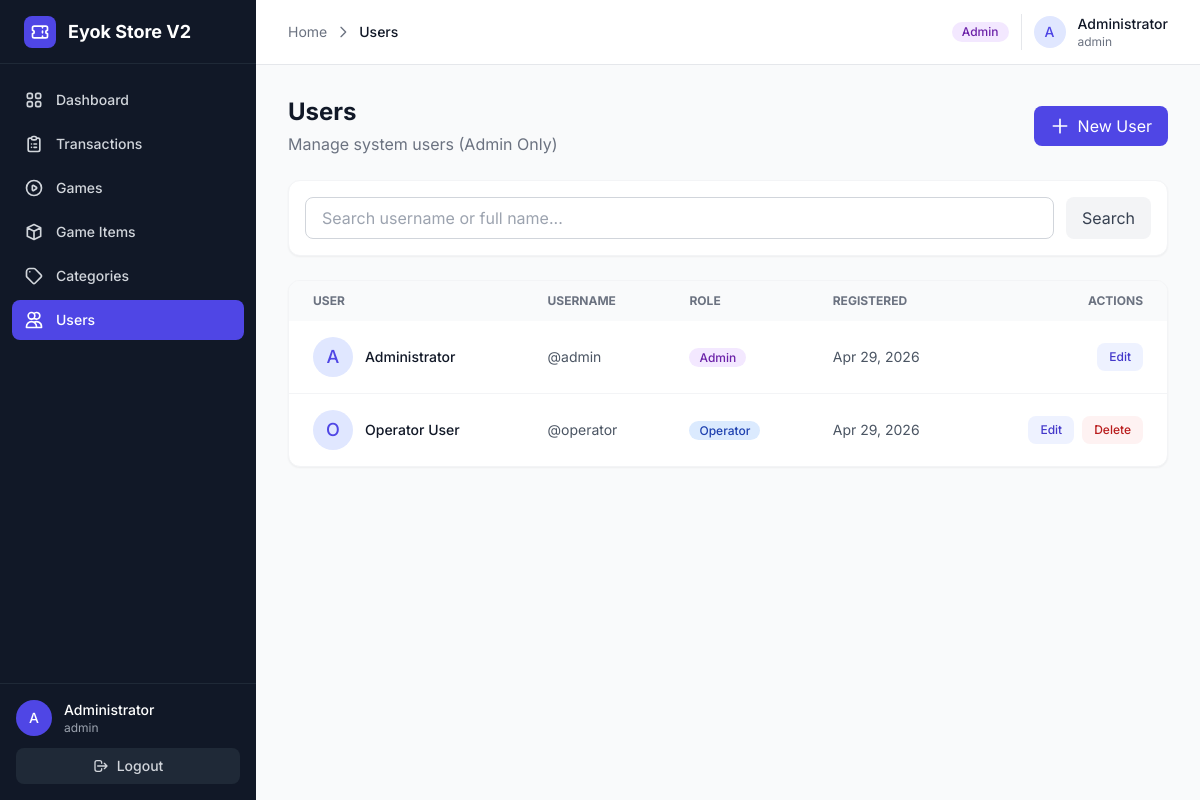
/modules/users/index.php (signed in), run on the app's committed database.
### tables this page shows
CREATE TABLE `users` (
  `id` int(11) NOT NULL,
  `username` varchar(50) NOT NULL,
  `password` varchar(255) NOT NULL,
  `full_name` varchar(100) NOT NULL,
  `avatar` varchar(255) DEFAULT NULL,
  `role` enum('admin','operator') DEFAULT 'operator',
  `created_at` timestamp NOT NULL DEFAULT current_timestamp()
);

### modules/users/index.php (the view, shortened to what this page needs)
<?php
$db = getDBConnection();
$search = trim($_GET['search'] ?? '');
$params = [];
$whereClause = "";
$page = max(1, intval($_GET['page'] ?? 1));
$perPage = 10;
$countSql = "SELECT COUNT(*) FROM users $whereClause";
$countStmt = $db->prepare($countSql);
$countStmt->execute($params);
$totalRows = $countStmt->fetchColumn();
$totalPages = max(1, ceil($totalRows / $perPage));
$page = min($page, $totalPages);
$offset = ($page - 1) * $perPage;
$sql = "SELECT id, username, full_name, role, avatar, created_at
        FROM users
        $whereClause
        ORDER BY created_at DESC
        LIMIT :limit OFFSET :offset";
$stmt = $db->prepare($sql);
$stmt->bindValue(':limit', $perPage, PDO::PARAM_INT);
$stmt->bindValue(':offset', $offset, PDO::PARAM_INT);
$stmt->execute();
$users = $stmt->fetchAll();
require_once '../../includes/header.php';
require_once '../../includes/sidebar.php';
?>
<main class="lg:ml-64 pt-16 min-h-screen">
    <div class="p-4 lg:p-8">
        <div class="flex flex-col sm:flex-row sm:items-center sm:justify-between gap-4 mb-6">
            <div>
                <h1 class="text-2xl font-bold text-gray-900">Users</h1>
                <p class="text-gray-500 mt-1">Manage system users (Admin Only)</p>
            </div>
            <div>
                <a href="create.php" class="inline-flex items-center gap-2 bg-indigo-600 text-white px-4 py-2 rounded-lg hover:bg-indigo-700 transition-colors">
                    <svg class="w-5 h-5" fill="none" stroke="currentColor" viewBox="0 0 24 24">
                        <path stroke-linecap="round" stroke-linejoin="round" stroke-width="2" d="M12 4v16m8-8H4"></path>
                    </svg>
                    New User
                </a>
            </div>
        </div>
        <div class="bg-white rounded-xl shadow-sm border border-gray-100 p-4 mb-6">
            <form method="GET"
                  hx-get="index.php"
                  hx-trigger="input from:input[name='search'] delay:500ms"
                  hx-target="#search-results"
                  hx-select="#search-results"
                  hx-push-url="true"
                  class="flex flex-col sm:flex-row gap-3">
                <input type="text" name="search" value="<?php echo htmlspecialchars($search); ?>" placeholder="Search username or full name..." class="flex-1 px-4 py-2 border border-gray-300 rounded-lg focus:ring-2 focus:ring-indigo-500 focus:border-indigo-500 outline-none">
                <button type="submit" class="px-4 py-2 bg-gray-100 text-gray-700 rounded-lg hover:bg-gray-200 transition-colors">Search</button>
            </form>
        </div>
        <div id="search-results">
            <div class="bg-white rounded-xl shadow-sm border border-gray-100 overflow-hidden">
                <div class="overflow-x-auto">
                    <table class="w-full text-sm text-left">
                        <thead class="text-xs text-gray-500 uppercase bg-gray-50">
                            <tr>
                                <th class="px-6 py-3">User</th>
                                <th class="px-6 py-3">Username</th>
                                <th class="px-6 py-3">Role</th>
                                <th class="px-6 py-3">Registered</th>
                                <th class="px-6 py-3 text-right">Actions</th>
                            </tr>
                        </thead>
                        <tbody class="divide-y divide-gray-100">
                            <?php if (empty($users)): ?>
                                <tr>
                                    <td colspan="5" class="px-6 py-8 text-center text-gray-500">
                                        No users found. <a href="create.php" class="text-indigo-600 hover:underline">Create one</a>
                                    </td>
                                </tr>
                            <?php else: ?>
                                <?php foreach ($users as $u): ?>
                                <tr class="hover:bg-gray-50">
                                    <td class="px-6 py-4">
                                        <div class="flex items-center gap-3">
                                            <?php if (!empty($u['avatar']) && file_exists('../../uploads/avatars/' . $u['avatar'])): ?>
                                                <img src="../../uploads/avatars/<?php echo htmlspecialchars($u['avatar']); ?>" alt="Avatar" class="w-10 h-10 rounded-full object-cover">
                                            <?php else: ?>
                                                <div class="w-10 h-10 rounded-full bg-indigo-100 flex items-center justify-center">
                                                    <span class="font-medium text-indigo-600 text-lg"><?php echo strtoupper(substr($u['full_name'], 0, 1)); ?></span>
                                                </div>
                                            <?php endif; ?>
                                            <div class="font-medium text-gray-900"><?php echo htmlspecialchars($u['full_name']); ?></div>
                                        </div>
                                    </td>
                                    <td class="px-6 py-4 text-gray-600">@<?php echo htmlspecialchars($u['username']); ?></td>
                                    <td class="px-6 py-4">
                                        <span class="px-2.5 py-0.5 rounded-full text-xs font-medium <?php echo $u['role'] === 'admin' ? 'bg-purple-100 text-purple-800' : 'bg-blue-100 text-blue-800'; ?>">
                                            <?php echo ucfirst($u['role']); ?>
                                        </span>
                                    </td>
                                    <td class="px-6 py-4 text-gray-600"><?php echo date('M j, Y', strtotime($u['created_at'])); ?></td>
                                    <td class="px-6 py-4 text-right">
                                        <div class="flex items-center justify-end gap-2">
                                            <a href="edit.php?id=<?php echo $u['id']; ?>" class="inline-flex items-center gap-1 px-3 py-1.5 text-xs font-medium text-indigo-700 bg-indigo-50 rounded-lg hover:bg-indigo-100">Edit</a>
                                            <?php if ($u['id'] != $_SESSION['user_id']):  ?>
                                                <button onclick="confirmDelete(<?php echo $u['id']; ?>, '<?php echo htmlspecialchars(addslashes($u['username']), ENT_QUOTES); ?>')" class="inline-flex items-center gap-1 px-3 py-1.5 text-xs font-medium text-red-700 bg-red-50 rounded-lg hover:bg-red-100">Delete</button>
                                            <?php endif; ?>
                                        </div>
                                    </td>
                                </tr>
                                <?php endforeach; ?>
                            <?php endif; ?>
                        </tbody>
                    </table>
                </div>
            </div>
        </div>
    </div>
</main>
<?php require_once '../../includes/footer.php'; ?>

### includes/header.php (style rules this page uses)
body { font-family: 'Inter', sans-serif; }

### data on the page
users: full_name "A", full_name "Administrator", username "admin", role "Admin", created_at "Apr 29, 2026"
users: full_name "O", full_name "Operator User", username "operator", role "Operator", created_at "Apr 29, 2026"

### other printed values
$pageTitle "Users"
$_SESSION['role'] "Admin"
substr($_SESSION['full_name'] ?? 'U', 0, 1) "A"
$_SESSION['full_name'] "Administrator"
$_SESSION['username'] "admin"
$item['name'] "Dashboard"
$item['name'] "Transactions"
$item['name'] "Games"
$item['name'] "Game Items"
$item['name'] "Categories"
$item['name'] "Users"
